Frame 1 (no input): blank canvas, image omitted
Frame 60 (no input): blank canvas, image omitted
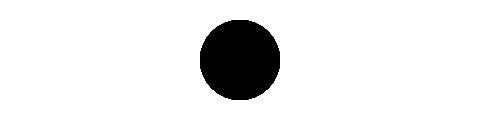
Frame 120 (the mouse pressed at the canvas centre since frame 60)

The p5.js sketch whose frames 1 and 60 were blank and that drew this single picture after the mouse press (run headless with seeded random() and noise() and a simulated clock; from frame 60 on, the mouse is pressed at the canvas centre):

// p5.js sketch
// ── sketch.js
function setup() {
  createCanvas(480,120);
}

function draw() {
  if (mouseIsPressed) {
		fill(0);
	} else {
		noFill();
		noStroke
		();
	}
	ellipse(mouseX,mouseY, 80, 80); 
	} 
// ── main.css
/*! HTML5 Boilerplate v7.1.0 | MIT License | https://html5boilerplate.com/ */

/* main.css 1.0.0 | MIT License | https://github.com/h5bp/main.css#readme */
/*
 * What follows is the result of much research on cross-browser styling.
 * Credit left inline and big thanks to Nicolas Gallagher, Jonathan Neal,
 * Kroc Camen, and the H5BP dev community and team.
 */

 
/* ==========================================================================
   Base styles: opinionated defaults
   ========================================================================== */

   html {
    color: #222;
    font-size: 1em;
    line-height: 1.4;
}

/*
 * Remove text-shadow in selection highlight:
 * https://twitter.com/miketaylr/status/12228805301
 *
 * Vendor-prefixed and regular ::selection selectors cannot be combined:
 * https://stackoverflow.com/a/16982510/7133471
 *
 * Customize the background color to match your design.
 */

::-moz-selection {
    background: #b3d4fc;
    text-shadow: none;
}

::selection {
    background: #b3d4fc;
    text-shadow: none;
}

/*
 * A better looking default horizontal rule
 */

hr {
    display: block;
    height: 1px;
    border: 0;
    border-top: 1px solid #ccc;
    margin: 1em 0;
    padding: 0;
}

/*
 * Remove the gap between audio, canvas, iframes,
 * images, videos and the bottom of their containers:
 * https://github.com/h5bp/html5-boilerplate/issues/440
 */

audio,
canvas,
iframe,
img,
svg,
video {
    vertical-align: middle;
}

/*
 * Remove default fieldset styles.
 */

fieldset {
    border: 0;
    margin: 0;
    padding: 0;
}

/*
 * Allow only vertical resizing of textareas.
 */

textarea {
    resize: vertical;
}

/* ==========================================================================
   Browser Upgrade Prompt
   ========================================================================== */

.browserupgrade {
    margin: 0.2em 0;
    background: #ccc;
    color: #000;
    padding: 0.2em 0;
}




 /* ==========================================================================
   Author's custom styles
   ========================================================================== */

  html {
       box-sizing: border-box;
     }
     *, *:before, *:after {
       box-sizing: inherit;
     }
  
     body {
       font-family: serif;
       line-height: 1.4;
     }
     img {
       max-width: 100%;
       display: block;
     }
  
     /* .page-header */
     .page-header {
       background-color: red;
       color: purple;
       position: relative;
       padding: 1em;
       position: fixed;
       width: 100%;
       top: 0;
       left: 0;
       z-index: 100;
     }
     .page-header h1 {
       font-size: 1.5em;
       line-height: 1;
       text-transform: uppercase;
       text-align: center;
       margin: 0;
     }
     .page-header .nav-icon {
       cursor: pointer;
       position: absolute;
       left: 1em;
       top: 50%;
       transform: translateY(-50%);
     }
  
  
     /* .main-content */
     .main-content {
       margin: 3em auto;
       max-width: 960px;
       padding: 1em;
     }
  
  
     /* .main-nav */
     .main-nav {
       display: none;
       background: purple;
       font-size: 1.5em;
       font-weight: bold;
       position: relative;
     }
     .main-nav ul {
       margin-top: 1.5em;
       list-style-type: none;
     }
  
     .main-nav li {
       margin: 1em 0;
     }
  
     .main-nav a {
       color: red;
       text-decoration: none;
     }
  
     .main-nav .close-icon {
       font-style: normal;
       position: absolute;
       top: 0.9rem;
       right: 1em;
       line-height: 1;
       color: red;
       cursor: pointer;
     }
  
     .main-nav li {
       position: relative;
     }
     .main-nav li.is-active:before {
       content: '';
       display: block;
       border: 0.5rem solid transparent;
       border-left-color: red;
       position: absolute;
       left: -0.75em;
       top: 50%;
       transform: translateY(-50%);
     }
  
     /* .nav-open
        When the navigation sidebar is open
     */
     .nav-open {
       overflow: hidden;
     }
     .nav-open .main-nav {
       display: block;
       position: absolute;
       top: 0;
       left: 0;
       border: 1px solid purple;
       width: 50%;
       min-height: 100%;
     }
     .nav-open .page-content  {
       border: 1px solid red;
       transform: translateX(50%);
     }
     .nav-open .page-content:before {
       content: '';
       display: block;
       width: 100%;
       height: 100%;
       background: hsla(0, 100%, 50%, 0.66);
       position: absolute;
       top: 0;
       left: 0;
       z-index: 150;
     }


 /* ==========================================================================
   Helper classes
   ========================================================================== */

/*
 * Hide visually and from screen readers
 */

 .hidden {
  display: none !important;
}

/*
* Hide only visually, but have it available for screen readers:
* https://snook.ca/archives/html_and_css/hiding-content-for-accessibility
*
* 1. For long content, line feeds are not interpreted as spaces and small width
*    causes content to wrap 1 word per line:
*    https://medium.com/@jessebeach/beware-smushed-off-screen-accessible-text-5952a4c2cbfe
*/

.visuallyhidden {
  border: 0;
  clip: rect(0 0 0 0);
  height: 1px;
  margin: -1px;
  overflow: hidden;
  padding: 0;
  position: absolute;
  width: 1px;
  white-space: nowrap; /* 1 */
}

/*
* Extends the .visuallyhidden class to allow the element
* to be focusable when navigated to via the keyboard:
* https://www.drupal.org/node/897638
*/

.visuallyhidden.focusable:active,
.visuallyhidden.focusable:focus {
  clip: auto;
  height: auto;
  margin: 0;
  overflow: visible;
  position: static;
  width: auto;
  white-space: inherit;
}

/*
* Hide visually and from screen readers, but maintain layout
*/

.invisible {
  visibility: hidden;
}

/*
* Clearfix: contain floats
*
* For modern browsers
* 1. The space content is one way to avoid an Opera bug when the
*    `contenteditable` attribute is included anywhere else in the document.
*    Otherwise it causes space to appear at the top and bottom of elements
*    that receive the `clearfix` class.
* 2. The use of `table` rather than `block` is only necessary if using
*    `:before` to contain the top-margins of child elements.
*/

.clearfix:before,
.clearfix:after {
  content: " "; /* 1 */
  display: table; /* 2 */
}

.clearfix:after {
  clear: both;
}

 
/* ==========================================================================
   EXAMPLE Media Queries for Responsive Design.
   These examples override the primary ('mobile first') styles.
   Modify as content requires.
   ========================================================================== */

   @media only screen and (min-width: 35em) {
    /* Style adjustments for viewports that meet the condition */
}

@media print,
       (-webkit-min-device-pixel-ratio: 1.25),
       (min-resolution: 1.25dppx),
       (min-resolution: 120dpi) {
    /* Style adjustments for high resolution devices */
}

 
/* ==========================================================================
   Print styles.
   Inlined to avoid the additional HTTP request:
   https://www.phpied.com/delay-loading-your-print-css/
   ========================================================================== */

   @media print {
    *,
    *:before,
    *:after {
        background: transparent !important;
        color: #000 !important; /* Black prints faster */
        -webkit-box-shadow: none !important;
        box-shadow: none !important;
        text-shadow: none !important;
    }

    a,
    a:visited {
        text-decoration: underline;
    }

    a[href]:after {
        content: " (" attr(href) ")";
    }

    abbr[title]:after {
        content: " (" attr(title) ")";
    }

    /*
     * Don't show links that are fragment identifiers,
     * or use the `javascript:` pseudo protocol
     */

    a[href^="#"]:after,
    a[href^="javascript:"]:after {
        content: "";
    }

    pre {
        white-space: pre-wrap !important;
    }
    pre,
    blockquote {
        border: 1px solid #999;
        page-break-inside: avoid;
    }

    /*
     * Printing Tables:
     * http://css-discuss.incutio.com/wiki/Printing_Tables
     */

    thead {
        display: table-header-group;
    }

    tr,
    img {
        page-break-inside: avoid;
    }

    p,
    h2,
    h3 {
        orphans: 3;
        widows: 3;
    }

    h2,
    h3 {
        page-break-after: avoid;
    }
}
